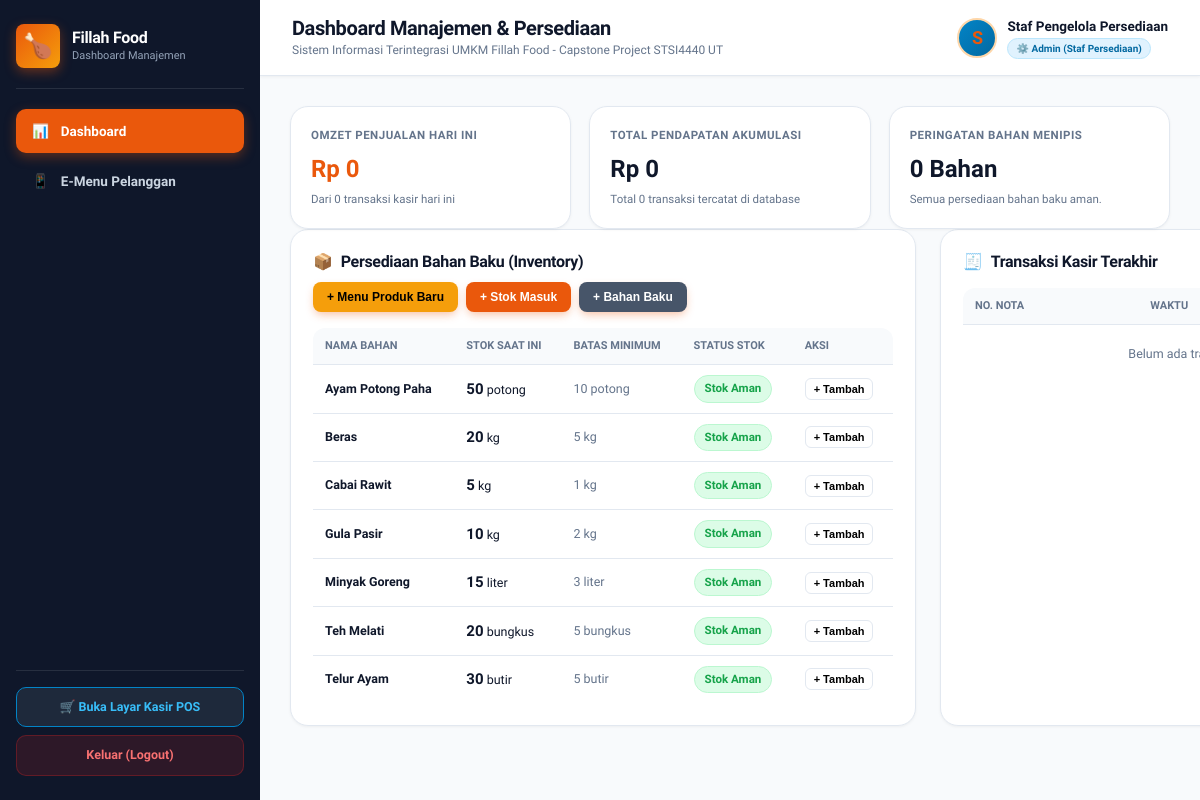
Screenshot of /admin.php (signed in) with the database file from the repository.
### tables this page shows
CREATE TABLE IF NOT EXISTS bahan_baku (
    id INT AUTO_INCREMENT PRIMARY KEY,
    nama_bahan VARCHAR(100) NOT NULL,
    stok DECIMAL(10,2) NOT NULL,
    satuan VARCHAR(20) NOT NULL,
    batas_minimum DECIMAL(10,2) NOT NULL,
    gambar VARCHAR(255) NULL
);

### auth_check.php (called while the page is built, shortened)
<?php
function is_owner() {
    return isset($_SESSION['role']) && $_SESSION['role'] === 'Owner';
}
?>

### admin.php (the view, shortened to what this page needs)
<?php
require_once 'auth_check.php';
require_once 'config.php';
$tab_aktif = isset($_GET['tab']) ? trim($_GET['tab']) : 'dashboard';
$q_today = $conn->query("SELECT COALESCE(SUM(total_pembayaran), 0) AS omzet_today, COUNT(*) AS trx_today FROM transaksi WHERE DATE(tanggal_transaksi) = CURDATE()");
$kpi_today = $q_today->fetch_assoc();
$q_all = $conn->query("SELECT COALESCE(SUM(total_pembayaran), 0) AS total_omzet, COUNT(*) AS total_trx FROM transaksi");
$kpi_all = $q_all->fetch_assoc();
$q_alert = $conn->query("SELECT COUNT(*) AS total_menipis FROM bahan_baku WHERE stok <= batas_minimum");
$kpi_alert = $q_alert->fetch_assoc();
$bahan_baku_list = [];
$res_bahan = $conn->query("SELECT * FROM bahan_baku ORDER BY nama_bahan ASC");
if ($res_bahan) {
    while ($b = $res_bahan->fetch_assoc()) {
        $bahan_baku_list[] = $b;
    }
}
$transaksi_terbaru = [];
?>
<!DOCTYPE html>
<html lang="id">
<head>
    <link rel="stylesheet" href="style.css">
</head>
<body>
    <aside class="sidebar">
        <div>
            <div class="brand-section">
                <div class="brand-brand-wrap">
                    <div class="brand-icon">🍗</div>
                    <div class="brand-details">
                        <h2>Fillah Food</h2>
                        <p>Dashboard Manajemen</p>
                    </div>
                </div>
            </div>
            <nav class="nav-menu">
                <a href="admin.php?tab=dashboard" data-tab="dashboard" class="nav-item <?php echo ($tab_aktif === 'dashboard') ? 'active' : ''; ?>" onclick="pindahTab('dashboard', event)">
                    <span>📊</span> Dashboard
                </a>
                <a href="menu.php" target="_blank" class="nav-item">
                    <span>📱</span> E-Menu Pelanggan
                </a>
            </nav>
        </div>
        <div class="sidebar-footer">
            <a href="kasir.php" class="btn-switch-mode">
                🛒 Buka Layar Kasir POS
            </a>
            <a href="logout.php" class="btn-logout">
                Keluar (Logout)
            </a>
        </div>
    </aside>
    <div class="main-content">
        <header class="topbar">
            <div class="topbar-left">
                <div class="topbar-title">
                    <h1 id="topbar-page-title">
                        <?php
                            if ($tab_aktif === 'pengguna') echo 'Pengelolaan Pengguna';
                            elseif ($tab_aktif === 'peran') echo 'Peran & Hak Akses (RBAC)';
                            elseif ($tab_aktif === 'user-setting') echo 'User Setting & Profil Akun';
                            else echo 'Dashboard Manajemen & Persediaan';
                        ?>
                    </h1>
                    <p id="topbar-page-subtitle">
                        <?php
                            if ($tab_aktif === 'pengguna') echo 'Daftar akun staf terdaftar, pendaftaran staf baru, dan kontrol akun';
                            elseif ($tab_aktif === 'peran') echo 'Konfigurasi pembagian hak akses fitur dan penetapan peran staf (Owner, Admin, Kasir)';
                            elseif ($tab_aktif === 'user-setting') echo 'Pengaturan kredensial akun staf dan profil pribadi';
                            else echo 'Sistem Informasi Terintegrasi UMKM Fillah Food - Capstone Project STSI4440 UT';
                        ?>
                    </p>
                </div>
            </div>
            <div class="admin-profile">
                <div class="avatar" style="<?php echo (is_owner()) ? 'background: linear-gradient(135deg, #f59e0b, #d97706);' : 'background: linear-gradient(135deg, #0284c7, #0369a1);'; ?> overflow: hidden; padding: 0;">
                    <?php if (!empty($_SESSION['foto']) && file_exists(__DIR__ . '/' . $_SESSION['foto'])): ?>
                        <img src="<?php echo htmlspecialchars($_SESSION['foto']); ?>" alt="Avatar" style="width: 100%; height: 100%; object-fit: cover;">
                    <?php else: ?>
                        <?php
                            $nama_disp = !empty($_SESSION['nama_lengkap']) ? $_SESSION['nama_lengkap'] : $_SESSION['username'];
                            echo strtoupper(substr($nama_disp, 0, 1));
                        ?>
                    <?php endif; ?>
                </div>
                <div class="admin-profile-name">
                    <div style="font-size: 13.5px; font-weight: 700;">
                        <?php echo htmlspecialchars($nama_disp); ?>
                    </div>
                    <div style="font-size: 11px; margin-top: 2px;">
                        <?php if (is_owner()): ?>
                            <span class="badge badge-role-owner" style="font-size: 10px; padding: 2px 8px;">👑 Owner (Pemilik Usaha)</span>
                        <?php else: ?>
                            <span class="badge badge-role-admin" style="font-size: 10px; padding: 2px 8px;">⚙️ Admin (Staf Persediaan)</span>
                        <?php endif; ?>
                    </div>
                </div>
            </div>
        </header>
        <div class="content-body">
            <div id="view-dashboard" class="tab-view" style="<?php echo ($tab_aktif === 'dashboard') ? '' : 'display: none;'; ?>">
                <div class="kpi-grid">
                <div class="kpi-card">
                    <div class="kpi-title">Omzet Penjualan Hari Ini</div>
                    <div class="kpi-value" style="color: var(--primary);">
                        Rp <?php echo number_format($kpi_today['omzet_today'], 0, ',', '.'); ?>
                    </div>
                    <div class="kpi-desc">Dari <?php echo $kpi_today['trx_today']; ?> transaksi kasir hari ini</div>
                </div>
                <div class="kpi-card">
                    <div class="kpi-title">Total Pendapatan Akumulasi</div>
                    <div class="kpi-value">
                        Rp <?php echo number_format($kpi_all['total_omzet'], 0, ',', '.'); ?>
                    </div>
                    <div class="kpi-desc">Total <?php echo $kpi_all['total_trx']; ?> transaksi tercatat di database</div>
                </div>
                <div class="kpi-card <?php echo ($kpi_alert['total_menipis'] > 0) ? 'alert-card' : ''; ?>">
                    <div class="kpi-title">Peringatan Bahan Menipis</div>
                    <div class="kpi-value">
                        <?php echo $kpi_alert['total_menipis']; ?> Bahan
                    </div>
                    <div class="kpi-desc">
                        <?php echo ($kpi_alert['total_menipis'] > 0) ? '⚠️ Segera lakukan belanja bahan ke pasar!' : 'Semua persediaan bahan baku aman.'; ?>
                    </div>
                </div>
            </div>
            <div class="section-grid">
                <div class="panel-card" id="stok-persediaan">
                    <div class="panel-header">
                        <h2><span>📦</span> Persediaan Bahan Baku (Inventory)</h2>
                        <div style="display: flex; gap: 8px;">
                            <button class="btn-primary-sm" style="background:var(--secondary); color:#000;" onclick="bukaModalProdukBaru()">+ Menu Produk Baru</button>
                            <button class="btn-primary-sm" onclick="bukaModalStokMasuk()">+ Stok Masuk</button>
                            <button class="btn-primary-sm" style="background:#475569;" onclick="bukaModalBahanBaru()">+ Bahan Baku</button>
                        </div>
                    </div>
                    <div class="table-responsive">
                        <table>
                            <thead>
                                <tr>
                                    <th>Nama Bahan</th>
                                    <th>Stok Saat Ini</th>
                                    <th>Batas Minimum</th>
                                    <th>Status Stok</th>
                                    <th>Aksi</th>
                                </tr>
                            </thead>
                            <tbody>
                                <?php foreach ($bahan_baku_list as $b): ?>
                                    <?php
                                        $stok = floatval($b['stok']);
                                        $min = floatval($b['batas_minimum']);
                                        if ($stok <= 0) {
                                            $badge_class = "badge-danger";
                                            $badge_label = "Habis / Kritis";
                                        } elseif ($stok <= $min) {
                                            $badge_class = "badge-warning";
                                            $badge_label = "Menipis";
                                        } else {
                                            $badge_class = "badge-safe";
                                            $badge_label = "Stok Aman";
                                        }
                                    ?>
                                    <tr>
                                        <td><strong><?php echo htmlspecialchars($b['nama_bahan']); ?></strong></td>
                                        <td>
                                            <span style="font-size: 15px; font-weight: 800;"><?php echo rtrim(rtrim(number_format($stok, 2, '.', ''), '0'), '.'); ?></span>
                                            <?php echo htmlspecialchars($b['satuan']); ?>
                                        </td>
                                        <td style="color: var(--text-muted);">
                                            <?php echo rtrim(rtrim(number_format($min, 2, '.', ''), '0'), '.'); ?> <?php echo htmlspecialchars($b['satuan']); ?>
                                        </td>
                                        <td>
                                            <span class="badge <?php echo $badge_class; ?>"><?php echo $badge_label; ?></span>
                                        </td>
                                        <td>
                                            <button style="background: none; border: 1px solid var(--border); padding: 4px 8px; border-radius: 6px; cursor: pointer; font-size: 11px; font-weight: 700;" onclick="isiStokCepat(<?php echo $b['id']; ?>, '<?php echo addslashes($b['nama_bahan']); ?>', '<?php echo $b['satuan']; ?>')">
                                                + Tambah
                                            </button>
                                        </td>
                                    </tr>
                                <?php endforeach; ?>
                            </tbody>
                        </table>
                    </div>
                </div>
                <div class="panel-card" id="riwayat-transaksi">
                    <div class="panel-header">
                        <h2><span>🧾</span> Transaksi Kasir Terakhir</h2>
                    </div>
                    <div class="table-responsive">
                        <table>
                            <thead>
                                <tr>
                                    <th>No. Nota</th>
                                    <th>Waktu</th>
                                </tr>
                            </thead>
                            <tbody>
                                <?php if (empty($transaksi_terbaru)): ?>
                                    <tr>
                                        <td colspan="3" style="text-align: center; color: var(--text-muted); padding: 20px;">
                                            Belum ada transaksi penjualan yang tercatat.
                                        </td>
                                    </tr>
                                <?php endif; ?>
                            </tbody>
                        </table>
                    </div>
                </div>
            </div>
        </div>
        </div>
    </div>
</body>
</html>

### style.css (style rules this page uses)
:root { --primary: #ea580c; --primary-hover: #c2410c; --primary-light: #fff7ed; --secondary: #f59e0b; --success: #16a34a; --success-hover: #15803d; --success-light: #dcfce7; --warning: #d97706; --warning-light: #fef3c7; --danger: #dc2626; --danger-light: #fee2e2; --bg-canvas: #f8fafc; --bg-card: #ffffff; --sidebar-bg: #0f172a; --sidebar-hover: #1e293b; --text-dark: #0f172a; --text-muted: #64748b; --border: #e2e8f0; --radius-sm: 8px; --radius-md: 12px; --radius-lg: 18px; --radius-xl: 24px; --shadow-sm: 0 1px 3px rgba(0, 0, 0, 0.05); --shadow-md: 0 4px 12px -2px rgba(15, 23, 42, 0.08); --shadow-lg: 0 10px 25px -5px rgba(234, 88, 12, 0.15), 0 0 1px 1px rgba(0, 0, 0, 0.05); --shadow-primary: 0 4px 14px -2px rgba(234, 88, 12, 0.4); --safe-top: env(safe-area-inset-top, 0px); --safe-bottom: env(safe-area-inset-bottom, 0px); --safe-left: env(safe-area-inset-left, 0px); --safe-right: env(safe-area-inset-right, 0px); }
*, *::before, *::after { margin: 0; padding: 0; box-sizing: border-box; -webkit-tap-highlight-color: transparent; }
html { font-size: 16px; scroll-behavior: smooth; -webkit-text-size-adjust: 100%; }
body { background-color: var(--bg-canvas); color: var(--text-dark); font-family: 'Plus Jakarta Sans', system-ui, -apple-system, BlinkMacSystemFont, 'Segoe UI', Roboto, sans-serif; line-height: 1.5; min-height: 100vh; min-height: 100dvh; overflow-x: hidden; }
h1, h2, h3, h4, h5, h6 { color: var(--text-dark); font-weight: 800; letter-spacing: -0.02em; line-height: 1.25; }
.badge { display: inline-flex; align-items: center; gap: 4px; padding: 4px 10px; border-radius: 20px; font-size: 0.725rem; font-weight: 700; white-space: nowrap; }
.table-responsive { width: 100%; overflow-x: auto; -webkit-overflow-scrolling: touch; border-radius: var(--radius-md); }
.table-responsive table { width: 100%; min-width: 580px; border-collapse: collapse; }

### rows the page displays
bahan_baku: nama_bahan "Ayam Potong Paha", stok "50", satuan "potong", batas_minimum "10", badge_label "Stok Aman"
bahan_baku: nama_bahan "Beras", stok "20", satuan "kg", batas_minimum "5", badge_label "Stok Aman"
bahan_baku: nama_bahan "Cabai Rawit", stok "5", satuan "kg", batas_minimum "1", badge_label "Stok Aman"
bahan_baku: nama_bahan "Gula Pasir", stok "10", satuan "kg", batas_minimum "2", badge_label "Stok Aman"
bahan_baku: nama_bahan "Minyak Goreng", stok "15", satuan "liter", batas_minimum "3", badge_label "Stok Aman"
bahan_baku: nama_bahan "Teh Melati", stok "20", satuan "bungkus", batas_minimum "5", badge_label "Stok Aman"
bahan_baku: nama_bahan "Telur Ayam", stok "30", satuan "butir", batas_minimum "5", badge_label "Stok Aman"

### other values shown
substr($nama_disp, 0, 1) "S"
$nama_disp "Staf Pengelola Persediaan"
$kpi_today['omzet_today'] "0"
$kpi_today['trx_today'] "0"
$kpi_all['total_omzet'] "0"
$kpi_all['total_trx'] "0"
$kpi_alert['total_menipis'] "0"
